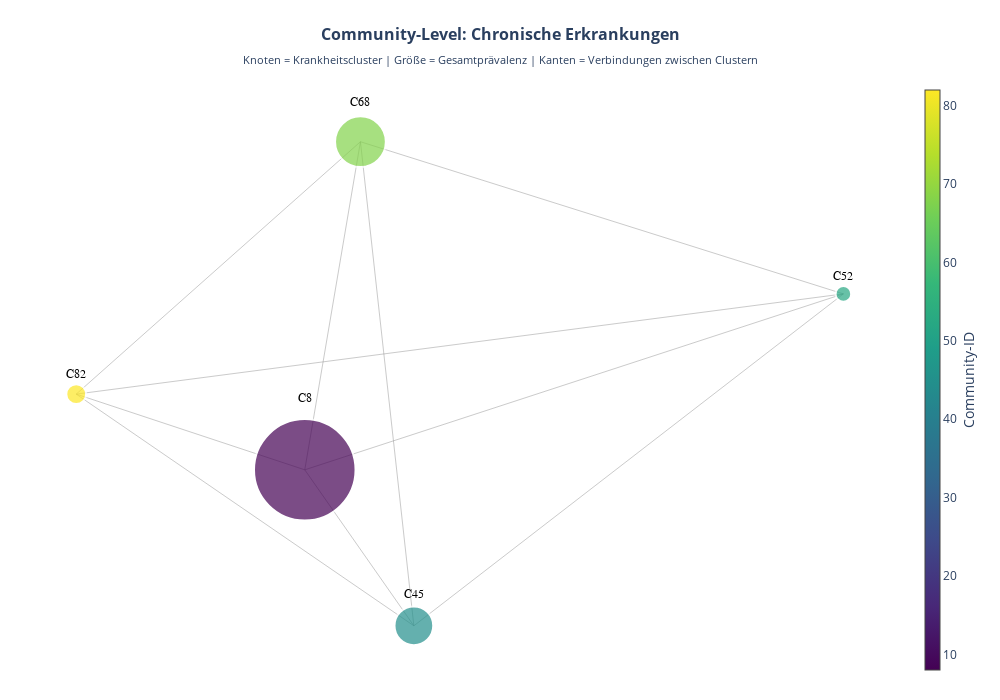

This figure's notebook cell:
### Markdown cell above
### 3a) Community-Übersicht – Krankheitscluster auf einen Blick

**Was zeigt diese Visualisierung?**
Diese Ansicht aggregiert die Top 50 Erkrankungen zu **Community-Level Clustern**. Jeder Knoten repräsentiert eine ganze Community (Gruppe verwandter Erkrankungen), die durch den Louvain-Algorithmus identifiziert wurde.

**Interpretation:**
- **Knoten** = Eine Community (Cluster verwandter Erkrankungen)
- **Knotengröße** = Gesamtprävalenz aller Erkrankungen in dieser Community
- **Label (C1, C2, ...)** = Community-ID
- **Kanten zwischen Communities** = Aggregierte Komorbiditäten zwischen verschiedenen Clustern
- **Beispielerkrankung** = Die häufigste Erkrankung in dieser Community (beim Überfahren sichtbar)

**Medizinische Bedeutung:**
Communities repräsentieren oft **pathophysiologisch verwandte Erkrankungen** (z.B. metabolische Erkrankungen, kardiovaskuläre Erkrankungen, psychische Erkrankungen). Die Verbindungen zwischen Communities zeigen **systemübergreifende Komorbiditäten**.

### Code cell
# Hole Top 50 Knoten nach Grad (stabiler als PageRank welcher 0 sein könnte)
degrees = dict(G.degree())
top_nodes = sorted(degrees, key=degrees.get, reverse=True)[:50]
sub = G.subgraph(top_nodes).copy()

# Nur Knoten mit zugewiesener Community
nodes_with_community = [
    n for n, d in sub.nodes(data=True)
    if 'communityId' in d and d['communityId'] != -1
]
sub_comm = sub.subgraph(nodes_with_community).copy()

print(f"Analysiere {len(nodes_with_community)} Erkrankungen in Communities...")

# Meta-Graph auf Community-Ebene mit erweiterten Informationen
G_comm = nx.Graph()

for n, data in sub_comm.nodes(data=True):
    cid = int(data['communityId'])
    prev = data.get('prevalence', 0)
    name = data.get('name', str(n))

    if cid not in G_comm:
        G_comm.add_node(
            cid,
            total_prevalence=0,
            diseases=0,
            disease_list=[],  # NEU: Liste aller Erkrankungen
            example=name,
            max_prev=0
        )

    G_comm.nodes[cid]['total_prevalence'] += prev
    G_comm.nodes[cid]['diseases'] += 1
    G_comm.nodes[cid]['disease_list'].append((name, prev))  # NEU: Speichere alle

    # Merke dir die "prominenteste" Erkrankung pro Community
    if prev > G_comm.nodes[cid]['max_prev']:
        G_comm.nodes[cid]['max_prev'] = prev
        G_comm.nodes[cid]['example'] = name

# Kanten zwischen Communities: aggregierte Komorbidität
for u, v, edge_data in sub_comm.edges(data=True):
    cu = int(sub_comm.nodes[u]['communityId'])
    cv = int(sub_comm.nodes[v]['communityId'])
    if cu == cv:
        continue  # interne Verbindungen ignorieren

    w = edge_data.get('weight', 1)
    if G_comm.has_edge(cu, cv):
        G_comm[cu][cv]['weight'] += w
    else:
        G_comm.add_edge(cu, cv, weight=w)

print(f"Community-Level-Graph: {G_comm.number_of_nodes()} Communities, "
      f"{G_comm.number_of_edges()} Verbindungen\n")

# NEU: Detaillierte Community-Statistiken ausgeben
print("=" * 80)
print("COMMUNITY-DETAILS:")
print("=" * 80)
for cid in sorted(G_comm.nodes()):
    data = G_comm.nodes[cid]
    print(f"\nCommunity {cid}: {data['diseases']} Erkrankungen, "
          f"{data['total_prevalence']} Patienten gesamt")
    print(f"   Top-Erkrankung: {data['example']} ({data['max_prev']} Patienten)")
    
    # NEU: Zeige alle Erkrankungen in der Community (sortiert nach Prävalenz)
    diseases_sorted = sorted(data['disease_list'], key=lambda x: x[1], reverse=True)
    print(f"   Alle Erkrankungen in dieser Community:")
    for i, (disease_name, disease_prev) in enumerate(diseases_sorted[:5], 1):  # Top 5
        print(f"      {i}. {disease_name} ({disease_prev} Pat.)")
    if len(diseases_sorted) > 5:
        print(f"      ... und {len(diseases_sorted) - 5} weitere")

print("\n" + "=" * 80 + "\n")

# Layout für Community-Graph
pos_comm = nx.spring_layout(G_comm, k=1.2, iterations=200, seed=42)

# Kanten-Trace
edge_x, edge_y = [], []
edge_width = []

for u, v, d in G_comm.edges(data=True):
    x0, y0 = pos_comm[u]
    x1, y1 = pos_comm[v]
    edge_x += [x0, x1, None]
    edge_y += [y0, y1, None]
    edge_width.append(0.5 + d['weight'] / 50)

edge_trace_comm = go.Scatter(
    x=edge_x,
    y=edge_y,
    mode='lines',
    line=dict(width=1.0, color='rgba(150,150,150,0.5)'),
    hoverinfo='none'
)

# Knoten-Trace mit erweiterten Informationen
node_x, node_y, node_size, node_text, node_color = [], [], [], [], []

for cid, d in G_comm.nodes(data=True):
    x, y = pos_comm[cid]
    node_x.append(x)
    node_y.append(y)

    total_prev = d['total_prevalence']
    diseases = d['diseases']
    example = d['example']
    
    # NEU: Top 3 Erkrankungen für Hover-Text
    diseases_sorted = sorted(d['disease_list'], key=lambda x: x[1], reverse=True)
    top_diseases = diseases_sorted[:3]
    diseases_text = "<br>".join([f"  • {name} ({prev} Pat.)" for name, prev in top_diseases])
    if len(diseases_sorted) > 3:
        diseases_text += f"<br>  • ... und {len(diseases_sorted) - 3} weitere"

    node_size.append(15 + total_prev / 100)
    node_color.append(cid)

    node_text.append(
        f"<b>Community {cid}</b><br>"
        f"<br>"
        f"<b>Statistik:</b><br>"
        f"  Anzahl Erkrankungen: {diseases}<br>"
        f"  Gesamtprävalenz: {total_prev} Patienten<br>"
        f"<br>"
        f"<b>Top-Erkrankungen:</b><br>"
        f"{diseases_text}"
    )

node_trace_comm = go.Scatter(
    x=node_x,
    y=node_y,
    mode='markers+text',
    text=[f"C{cid}" for cid in G_comm.nodes()],
    textposition='top center',
    textfont=dict(size=12, color='black', family='Arial Black'),
    hoverinfo='text',
    hovertext=node_text,
    marker=dict(
        size=node_size,
        color=node_color,
        colorscale='Viridis',
        line=dict(width=2, color='white'),
        showscale=True,
        colorbar=dict(
            title=dict(text="Community-ID", side='right'),
            thickness=15
        )
    )
)

fig_comm = go.Figure(
    data=[edge_trace_comm, node_trace_comm],
    layout=go.Layout(
        title=dict(
            text=("<b>Community-Level: Chronische Erkrankungen</b><br>"
                  "<sub>Knoten = Krankheitscluster | "
                  "Größe = Gesamtprävalenz | "
                  "Kanten = Verbindungen zwischen Clustern</sub>"),
            x=0.5,
            xanchor='center',
            font=dict(size=16)
        ),
        showlegend=False,
        xaxis=dict(showgrid=False, zeroline=False, showticklabels=False),
        yaxis=dict(showgrid=False, zeroline=False, showticklabels=False),
        plot_bgcolor='white',
        width=1000,
        height=700,
        margin=dict(l=20, r=20, t=80, b=20)
    )
)

fig_comm.show()

print("\nInterpretation:")
print("   • Große Knoten = Communities mit vielen betroffenen Patienten")
print("   • Verbindungen zeigen systemübergreifende Komorbiditäten")
print("   • Hover über Knoten zeigt die wichtigsten Erkrankungen in der Community")

### Figure 1 — Plotly figure (JSON) as saved in the notebook; plotly's stock layout.template omitted (floating-point values rounded to 4 significant figures)
{"data": [{"hoverinfo": "none", "line": {"color": "rgba(150,150,150,0.5)", "width": 1}, "mode": "lines", "type": "scatter", "x": [0.03185, -0.2141, null, 0.03185, -0.08856, null, 0.03185, -0.7292, null, 0.03185, 1, null, -0.2141, -0.08856, null, -0.2141, -0.7292, null, -0.2141, 1, null, -0.7292, -0.08856, null, -0.7292, 1, null, -0.08856, 1, null], "y": [-0.1474, -0.05191, null, -0.1474, 0.1491, null, -0.1474, -0.005546, null, -0.1474, 0.05584, null, -0.05191, 0.1491, null, -0.05191, -0.005546, null, -0.05191, 0.05584, null, -0.005546, 0.1491, null, -0.005546, 0.05584, null, 0.1491, 0.05584, null]}, {"hoverinfo": "text", "hovertext": ["<b>Community 45</b><br><br><b>Statistik:</b><br>  Anzahl Erkrankungen: 10<br>  Gesamtprävalenz: 2373 Patienten<br><br><b>Top-Erkrankungen:</b><br>  • Abnormal findings diagnostic imaging heart+coronary circulat (finding) (473 Pat.)<br>  • Ischemic heart disease (disorder) (472 Pat.)<br>  • Fracture of bone (disorder) (323 Pat.)<br>  • ... und 7 weitere", "<b>Community 8</b><br><br><b>Statistik:</b><br>  Anzahl Erkrankungen: 18<br>  Gesamtprävalenz: 8653 Patienten<br><br><b>Top-Erkrankungen:</b><br>  • Gingivitis (disorder) (2318 Pat.)<br>  • Gingival disease (disorder) (1331 Pat.)<br>  • Body mass index 30+ - obesity (finding) (1319 Pat.)<br>  • ... und 15 weitere", "<b>Community 82</b><br><br><b>Statistik:</b><br>  Anzahl Erkrankungen: 4<br>  Gesamtprävalenz: 479 Patienten<br><br><b>Top-Erkrankungen:</b><br>  • Dependent drug abuse (disorder) (126 Pat.)<br>  • Impacted molars (disorder) (120 Pat.)<br>  • Overdose (disorder) (119 Pat.)<br>  • ... und 1 weitere", "<b>Community 68</b><br><br><b>Statistik:</b><br>  Anzahl Erkrankungen: 17<br>  Gesamtprävalenz: 3577 Patienten<br><br><b>Top-Erkrankungen:</b><br>  • Essential hypertension (disorder) (638 Pat.)<br>  • Metabolic syndrome X (disorder) (391 Pat.)<br>  • Loss of teeth (disorder) (373 Pat.)<br>  • ... und 14 weitere", "<b>Community 52</b><br><br><b>Statistik:</b><br>  Anzahl Erkrankungen: 1<br>  Gesamtprävalenz: 62 Patienten<br><br><b>Top-Erkrankungen:</b><br>  • Pneumonia (disorder) (62 Pat.)"], "marker": {"color": [45, 8, 82, 68, 52], "colorbar": {"thickness": 15, "title": {"side": "right", "text": "Community-ID"}}, "colorscale": [[0, "#440154"], [0.1111, "#482878"], [0.2222, "#3e4989"], [0.3333, "#31688e"], [0.4444, "#26828e"], [0.5556, "#1f9e89"], [0.6667, "#35b779"], [0.7778, "#6ece58"], [0.8889, "#b5de2b"], [1, "#fde725"]], "line": {"color": "white", "width": 2}, "showscale": true, "size": [38.73, 101.5, 19.79, 50.77, 15.62]}, "mode": "markers+text", "text": ["C45", "C8", "C82", "C68", "C52"], "textfont": {"color": "black", "family": "Arial Black", "size": 12}, "textposition": "top center", "type": "scatter", "x": [0.03185, -0.2141, -0.7292, -0.08856, 1], "y": [-0.1474, -0.05191, -0.005546, 0.1491, 0.05584]}], "layout": {"height": 700, "margin": {"b": 20, "l": 20, "r": 20, "t": 80}, "plot_bgcolor": "white", "showlegend": false, "title": {"font": {"size": 16}, "text": "<b>Community-Level: Chronische Erkrankungen</b><br><sub>Knoten = Krankheitscluster | Größe = Gesamtprävalenz | Kanten = Verbindungen zwischen Clustern</sub>", "x": 0.5, "xanchor": "center"}, "width": 1000, "xaxis": {"autorange": true, "range": [-0.856, 1.121], "showgrid": false, "showticklabels": false, "type": "linear", "zeroline": false}, "yaxis": {"autorange": true, "range": [-0.1806, 0.1869], "showgrid": false, "showticklabels": false, "type": "linear", "zeroline": false}}}
